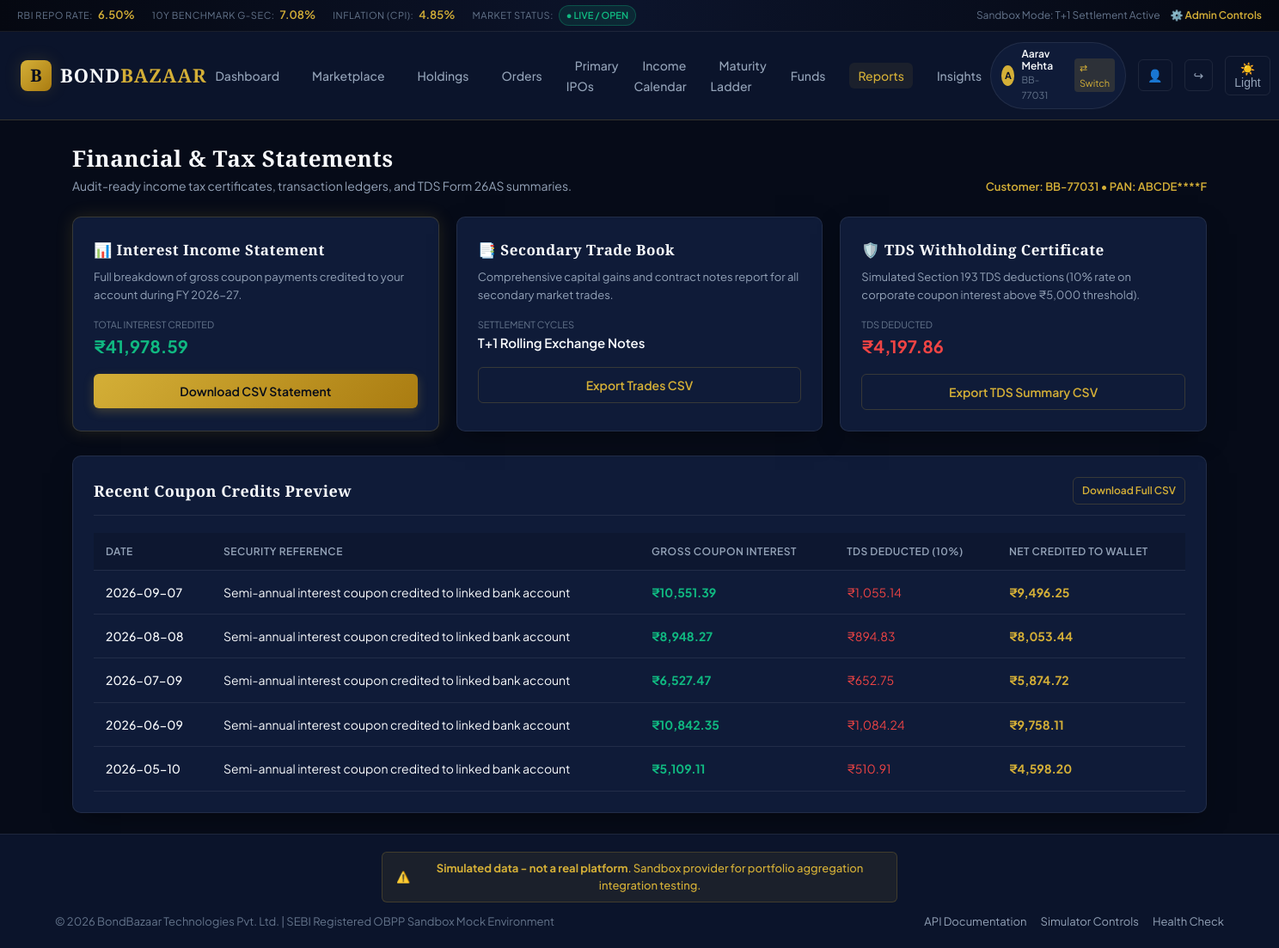
Page /reports on the committed database.
### app/models/entities.py (models this page shows)
class User(Base):
    __tablename__ = "users"
    id = Column(Integer, primary_key=True, index=True)
    email = Column(String(120), unique=True, index=True, nullable=False)
    full_name = Column(String(120), nullable=False)
    mobile = Column(String(20), nullable=False)
    customer_id = Column(String(30), unique=True, index=True, nullable=False) # e.g. BB-77031
    pan = Column(String(10), nullable=False)
    pan_masked = Column(String(15), nullable=False)
    demat_account = Column(String(30), nullable=False)
    demat_account_masked = Column(String(30), nullable=False)
    bank_name = Column(String(100), default="HDFC Bank")
    bank_account_masked = Column(String(30), default="XXXXXX5021")
    bank_ifsc = Column(String(20), default="HDFC0001234")
    wallet_balance = Column(Float, default=100000.0) # In Rupees
    created_at = Column(DateTime(timezone=True), default=ist_now)
    holdings = relationship("Holding", back_populates="user", cascade="all, delete-orphan")
    orders = relationship("SecondaryOrder", back_populates="user", cascade="all, delete-orphan")
    transactions = relationship("WalletTransaction", back_populates="user", cascade="all, delete-orphan")
    consents = relationship("ApiConsent", back_populates="user", cascade="all, delete-orphan")
    applications = relationship("PrimaryApplication", back_populates="user", cascade="all, delete-orphan")

class WalletTransaction(Base):
    __tablename__ = "wallet_transactions"
    id = Column(Integer, primary_key=True, index=True)
    user_id = Column(Integer, ForeignKey("users.id"), index=True, nullable=False)
    tx_type = Column(String(30), nullable=False) # DEPOSIT, WITHDRAWAL, TRADE_DEBIT, TRADE_CREDIT, COUPON_CREDIT, REDEMPTION_CREDIT
    amount = Column(Float, nullable=False) # positive or negative
    balance_after = Column(Float, nullable=False)
    description = Column(String(250), nullable=False)
    reference_id = Column(String(50), nullable=True)
    created_at = Column(DateTime(timezone=True), default=ist_now)
    user = relationship("User", back_populates="transactions")

### app/routers/web.py (the view)
@router.get("/reports", response_class=HTMLResponse)
async def reports_page(request: Request, db: Session = Depends(get_db)):
    user = get_current_user_optional(request, db)
    if not user:
        return RedirectResponse(url="/login", status_code=303)
    coupon_txs = db.query(WalletTransaction).filter(
        WalletTransaction.user_id == user.id,
        WalletTransaction.tx_type == "COUPON_CREDIT"
    ).order_by(WalletTransaction.created_at.desc()).all()
    total_interest = sum(t.amount for t in coupon_txs)
    tds_threshold = 5000.0
    tds_deducted = sum(t.amount * 0.10 for t in coupon_txs if t.amount > tds_threshold)
    return templates.TemplateResponse("reports.html", {
        "request": request,
        "user": user,
        "coupon_txs": coupon_txs,
        "total_interest": round(total_interest, 2),
        "tds_deducted": round(tds_deducted, 2)
    })

### app/templates/reports.html (shortened to what this page needs)
{% extends "base.html" %}
{% block content %}
<div style="margin-bottom: 24px; display: flex; justify-content: space-between; align-items: flex-end;">
    <div>
        <h1 style="font-size: 26px;">Financial & Tax Statements</h1>
        <p style="color: var(--text-muted); font-size: 14px;">Audit-ready income tax certificates, transaction ledgers, and TDS Form 26AS summaries.</p>
    </div>
    <div style="font-size: 13px; color: var(--gold-primary); font-weight: 600;">
        Customer: {{ user.customer_id }} • PAN: {{ user.pan_masked }}
    </div>
</div>
<div class="grid-3" style="margin-bottom: 28px;">
    <div class="card card-gold-glow">
        <h2 style="font-size: 17px; margin-bottom: 8px;">📊 Interest Income Statement</h2>
        <p style="color: var(--text-muted); font-size: 13px; margin-bottom: 16px;">
            Full breakdown of gross coupon payments credited to your account during FY 2026-27.
        </p>
        <div style="margin-bottom: 16px;">
            <div style="font-size: 11px; color: var(--text-dim);">TOTAL INTEREST CREDITED</div>
            <div style="font-size: 20px; font-weight: 700; color: #10B981;">{{ total_interest|inr }}</div>
        </div>
        <a href="/reports/export/interest" class="btn btn-primary" style="width: 100%;">
            Download CSV Statement
        </a>
    </div>
    <div class="card">
        <h2 style="font-size: 17px; margin-bottom: 8px;">📑 Secondary Trade Book</h2>
        <p style="color: var(--text-muted); font-size: 13px; margin-bottom: 16px;">
            Comprehensive capital gains and contract notes report for all secondary market trades.
        </p>
        <div style="margin-bottom: 16px;">
            <div style="font-size: 11px; color: var(--text-dim);">SETTLEMENT CYCLES</div>
            <div style="font-size: 15px; font-weight: 600;">T+1 Rolling Exchange Notes</div>
        </div>
        <a href="/reports/export/transactions" class="btn btn-secondary" style="width: 100%;">
            Export Trades CSV
        </a>
    </div>
    <div class="card">
        <h2 style="font-size: 17px; margin-bottom: 8px;">🛡️ TDS Withholding Certificate</h2>
        <p style="color: var(--text-muted); font-size: 13px; margin-bottom: 16px;">
            Simulated Section 193 TDS deductions (10% rate on corporate coupon interest above ₹5,000 threshold).
        </p>
        <div style="margin-bottom: 16px;">
            <div style="font-size: 11px; color: var(--text-dim);">TDS DEDUCTED</div>
            <div style="font-size: 20px; font-weight: 700; color: #EF4444;">{{ tds_deducted|inr }}</div>
        </div>
        <a href="/reports/export/tds" class="btn btn-secondary" style="width: 100%;">
            Export TDS Summary CSV
        </a>
    </div>
</div>
<div class="card">
    <div class="card-header">
        <h2 class="card-title">Recent Coupon Credits Preview</h2>
        <a href="/reports/export/interest" class="btn btn-secondary btn-sm">Download Full CSV</a>
    </div>
    <div class="table-responsive">
        <table class="bb-table">
            <thead>
                <tr>
                    <th>Date</th>
                    <th>Security Reference</th>
                    <th>Gross Coupon Interest</th>
                    <th>TDS Deducted (10%)</th>
                    <th>Net Credited to Wallet</th>
                </tr>
            </thead>
            <tbody>
                {% for tx in coupon_txs %}
                {% set tds = (tx.amount * 0.10) if tx.amount > 5000 else 0.0 %}
                {% set net = tx.amount - tds %}
                <tr>
                    <td style="font-weight: 500;">{{ tx.created_at.strftime('%Y-%m-%d') }}</td>
                    <td>{{ tx.description }}</td>
                    <td style="font-weight: 700; color: #10B981;">{{ tx.amount|inr }}</td>
                    <td style="color: #EF4444;">{{ tds|inr }}</td>
                    <td style="font-weight: 700; color: var(--gold-primary);">{{ net|inr }}</td>
                </tr>
                {% else %}
                <tr>
                    <td colspan="5" style="text-align: center; padding: 24px; color: var(--text-muted);">
                        No interest payouts credited in this fiscal period.
                    </td>
                </tr>
                {% endfor %}
            </tbody>
        </table>
    </div>
</div>
{% endblock %}

### app/templates/base.html (shortened to what this page needs)
<!DOCTYPE html>
<html lang="en" data-theme="dark">
<head>
    <link rel="stylesheet" href="/static/css/style.css">
</head>
<body>
    <div class="header-top-ticker">
        <div class="ticker-items">
            <div class="ticker-item">
                <span class="ticker-label">RBI REPO RATE:</span>
                <span class="ticker-value">6.50%</span>
            </div>
            <div class="ticker-item">
                <span class="ticker-label">10Y BENCHMARK G-SEC:</span>
                <span class="ticker-value">7.08%</span>
            </div>
            <div class="ticker-item">
                <span class="ticker-label">INFLATION (CPI):</span>
                <span class="ticker-value">4.85%</span>
            </div>
            <div class="ticker-item">
                <span class="ticker-label">MARKET STATUS:</span>
                <span class="market-status-badge market-open">● LIVE / OPEN</span>
            </div>
        </div>
        <div style="display: flex; gap: 12px; align-items: center; font-size: 12px;">
            <span style="color: var(--text-dim);">Sandbox Mode: T+1 Settlement Active</span>
            <a href="/admin" style="color: var(--gold-primary); font-weight: 600;">⚙️ Admin Controls</a>
        </div>
    </div>
    <nav class="navbar">
        <div class="nav-brand">
            <a href="/" style="display: flex; align-items: center; gap: 10px; text-decoration: none;">
                <div class="brand-logo-icon">B</div>
                <div class="brand-text">BOND<span>BAZAAR</span></div>
            </a>
        </div>
        <ul class="nav-links">
            <li><a href="/" class="nav-link {% if request.url.path == '/' %}active{% endif %}">Dashboard</a></li>
            <li><a href="/marketplace" class="nav-link {% if request.url.path.startswith('/marketplace') or request.url.path.startswith('/bonds') %}active{% endif %}">Marketplace</a></li>
            <li><a href="/holdings" class="nav-link {% if request.url.path == '/holdings' %}active{% endif %}">Holdings</a></li>
            <li><a href="/orders" class="nav-link {% if request.url.path == '/orders' %}active{% endif %}">Orders</a></li>
            <li><a href="/primary-issues" class="nav-link {% if request.url.path == '/primary-issues' %}active{% endif %}">Primary IPOs</a></li>
            <li><a href="/income-calendar" class="nav-link {% if request.url.path == '/income-calendar' %}active{% endif %}">Income Calendar</a></li>
            <li><a href="/maturity-ladder" class="nav-link {% if request.url.path == '/maturity-ladder' %}active{% endif %}">Maturity Ladder</a></li>
            <li><a href="/wallet" class="nav-link {% if request.url.path == '/wallet' %}active{% endif %}">Funds</a></li>
            <li><a href="/reports" class="nav-link {% if request.url.path == '/reports' %}active{% endif %}">Reports</a></li>
            <li><a href="/insights" class="nav-link {% if request.url.path == '/insights' %}active{% endif %}">Insights</a></li>
        </ul>
        <div class="nav-actions">
            {% if user %}
            <div class="user-pill">
                <div class="user-avatar">{{ user.full_name[:1] }}</div>
                <div>
                    <div style="font-weight: 600; font-size: 12px; line-height: 1.2;">{{ user.full_name }}</div>
                    <div style="font-size: 11px; color: var(--text-dim);">{{ user.customer_id }}</div>
                </div>
                <div style="margin-left: 8px; display: flex; gap: 4px;">
                    <a href="/switch-user/{% if user.email == 'aarav.mehta@example.com' %}priya.nair@example.com{% else %}aarav.mehta@example.com{% endif %}" title="Switch Demo Account" style="font-size: 11px; padding: 2px 6px; background: rgba(212,175,55,0.15); border-radius: 4px;">
                        ⇄ Switch
                    </a>
                </div>
            </div>
            <a href="/profile" class="btn-icon" title="Profile & Connected Apps">👤</a>
            <a href="/logout" class="btn-icon" title="Sign Out">↪</a>
            {% else %}
            <a href="/login" class="btn btn-secondary btn-sm">Sign In</a>
            <a href="/register" class="btn btn-primary btn-sm">Open Account</a>
            {% endif %}
            <button id="themeToggleBtn" class="theme-toggle-btn" title="Toggle Light/Dark">☀️</button>
        </div>
    </nav>
    <main class="main-content">
        {% block content %}{% endblock %}
    </main>
    <footer class="footer">
        <div class="simulated-banner">
            <span>⚠️</span>
            <span><strong>Simulated data - not a real platform</strong>. Sandbox provider for portfolio aggregation integration testing.</span>
        </div>
        <div class="footer-inner">
            <div>
                © 2026 BondBazaar Technologies Pvt. Ltd. | SEBI Registered OBPP Sandbox Mock Environment
            </div>
            <div style="display: flex; gap: 16px;">
                <a href="/docs" target="_blank" style="color: var(--text-muted);">API Documentation</a>
                <a href="/admin" style="color: var(--text-muted);">Simulator Controls</a>
                <a href="/health" style="color: var(--text-muted);">Health Check</a>
            </div>
        </div>
    </footer>
</body>
</html>

### rows in the picture
User: full_name "A", full_name "Aarav Mehta", customer_id "BB-77031", pan_masked "ABCDE****F"
WalletTransaction: created_at "2026-09-07", description "Semi-annual interest coupon credited to linked bank account", amount|inr "₹10,551.39", tds "₹1,055.14", net "₹9,496.25"
WalletTransaction: created_at "2026-08-08", description "Semi-annual interest coupon credited to linked bank account", amount|inr "₹8,948.27", tds "₹894.83", net "₹8,053.44"
WalletTransaction: created_at "2026-07-09", description "Semi-annual interest coupon credited to linked bank account", amount|inr "₹6,527.47", tds "₹652.75", net "₹5,874.72"
WalletTransaction: created_at "2026-06-09", description "Semi-annual interest coupon credited to linked bank account", amount|inr "₹10,842.35", tds "₹1,084.24", net "₹9,758.11"
WalletTransaction: created_at "2026-05-10", description "Semi-annual interest coupon credited to linked bank account", amount|inr "₹5,109.11", tds "₹510.91", net "₹4,598.20"

### other values in the picture
{{ total_interest|inr }} "₹41,978.59"
{{ tds_deducted|inr }} "₹4,197.86"
